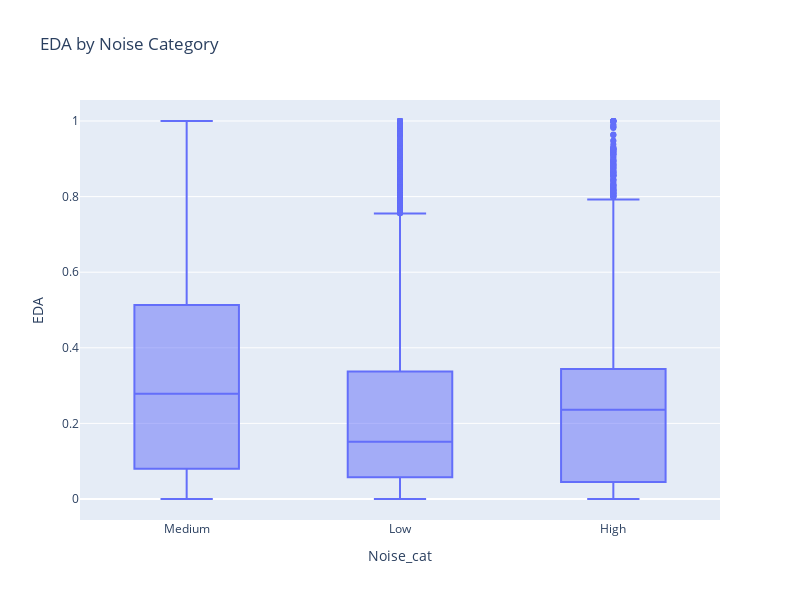

This figure's notebook cell:
### Code cell
def noise_category(x):
    if x < 0.3: 
        return "Low"
    elif x < 0.6:
        return "Medium"
    else:
        return "High"

df["Noise_cat"] = df["Noise"].apply(noise_category)
fig = px.box(
    df, 
    x="Noise_cat", 
    y="EDA", 
    title="EDA by Noise Category",
    width=800,
    height=600
)
fig.show()

### Figure 1 — Plotly figure (JSON) as saved in the notebook; plotly's stock layout.template omitted (floating-point values rounded to 4 significant figures; data arrays with more than 128 entries replaced by an {"elided": "..."} marker saying what was removed)
{"data": [{"alignmentgroup": "True", "hovertemplate": "Noise_cat=%{x}<br>EDA=%{y}<extra></extra>", "legendgroup": "", "marker": {"color": "#636efa"}, "name": "", "notched": false, "offsetgroup": "", "orientation": "v", "showlegend": false, "type": "box", "x": {"elided": "42436 str values"}, "x0": " ", "xaxis": "x", "y": {"elided": "42436 float values"}, "y0": " ", "yaxis": "y"}], "layout": {"boxmode": "group", "height": 600, "legend": {"tracegroupgap": 0}, "title": {"text": "EDA by Noise Category"}, "width": 800, "xaxis": {"anchor": "y", "domain": [0, 1], "title": {"text": "Noise_cat"}}, "yaxis": {"anchor": "x", "domain": [0, 1], "title": {"text": "EDA"}}}}
